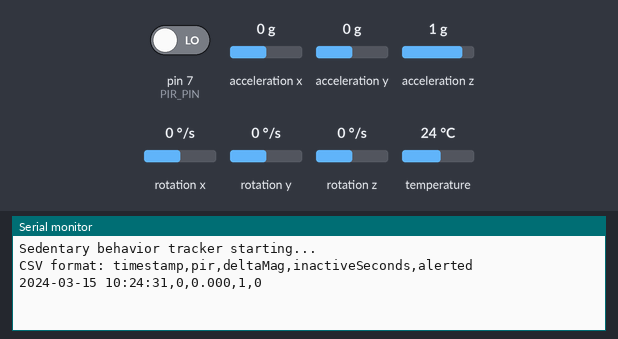
Simulated run of this sketch. Board: Arduino Uno, built with avr-gcc and run on an emulated ATmega328P. Shown: the last lines printed to the serial monitor. The inputs (shaded band) are chosen by the test bench; at power-on: acceleration x 0 g, pin 7 (PIR_PIN) LOW, acceleration y 0 g, acceleration z 1 g, rotation x 0 °/s, rotation y 0 °/s, rotation z 0 °/s, temperature 24 °C. The local clock reads 2024-03-15 10:24:30 at power-on unless the sketch sets it.

Above: at 1.2 s.
1.3 s: acceleration x set to -1.4 g
At 2.6 s:
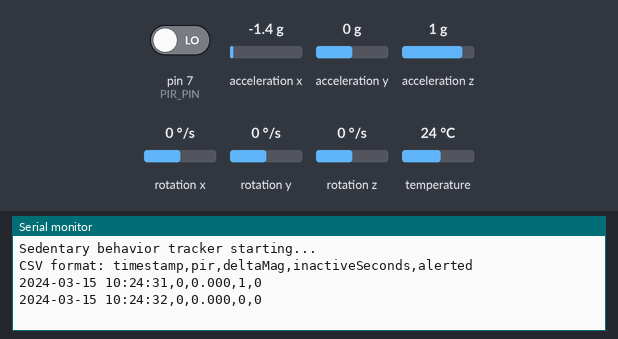
2.8 s: pin 7 (PIR_PIN) driven HIGH
At 4.0 s:
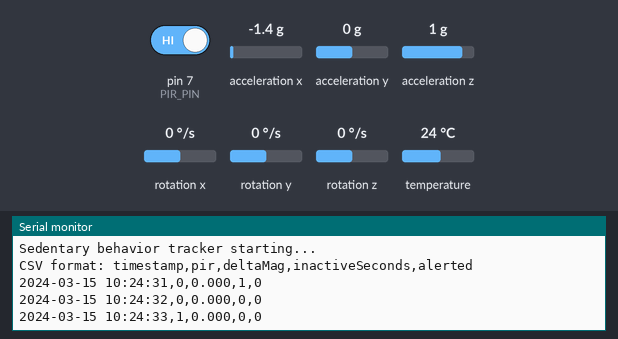
4.3 s: pin 7 (PIR_PIN) driven LOW
At 5.7 s:
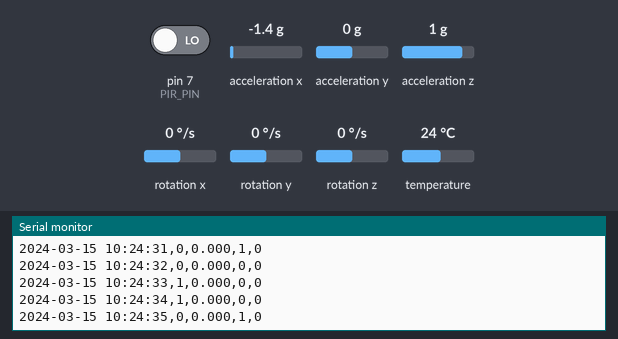
5.8 s: acceleration y set to -1.4 g
At 7.1 s:
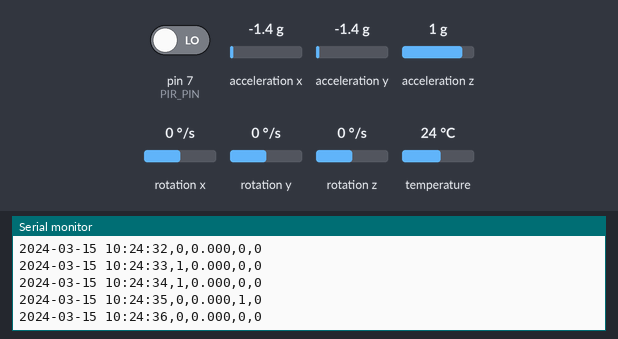
7.3 s: acceleration z set to -1.4 g
At 8.2 s:
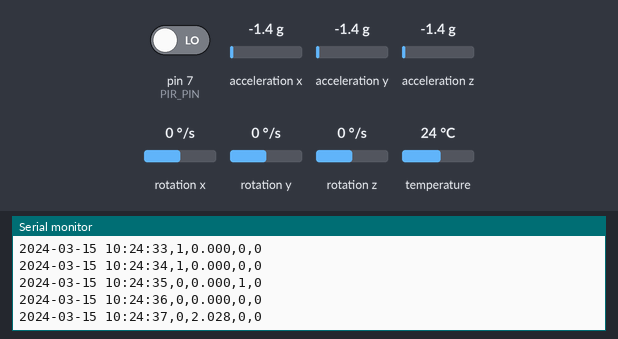
Timing chart, 0 to 9.8 s (numbered marks = the images above; inputs shaded):
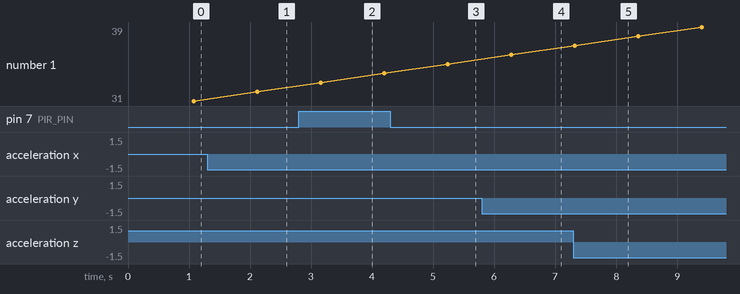

The sketch:

main_arduino.ino
```cpp
// sedentary_tracker.ino
#include <Wire.h>
#include "RTClib.h"
#include <Adafruit_MPU6050.h>
#include <Adafruit_Sensor.h>
#include <math.h>

// ---------- Pin definitions ----------
const int PIR_PIN = 7;     // HC-SR501 OUT pin

// ---------- Objects ----------
RTC_DS3231 rtc;
Adafruit_MPU6050 mpu;

// ---------- Sedentary logic ----------
unsigned long lastMovementMillis = 0;
bool sedentaryAlerted = false;

// Motion sensitivity from MPU6050
const float MOVEMENT_THRESHOLD = 0.5; // m/s^2 change in magnitude

// Sedentary time threshold (FOR TESTING: 20 seconds)
const unsigned long SEDENTARY_THRESHOLD_MS = 20UL * 1000UL;

// For comparing acceleration
float lastAccelMagnitude = 0.0;

// ---- CSV logging settings ----
const unsigned long LOG_INTERVAL_MS = 1000UL; // log once per second

// Prints date-time in ISO-like format: YYYY-MM-DD HH:MM:SS
void printDateTime(const DateTime &dt) {
  Serial.print(dt.year());
  Serial.print("-");
  if (dt.month() < 10) Serial.print("0");
  Serial.print(dt.month());
  Serial.print("-");
  if (dt.day() < 10) Serial.print("0");
  Serial.print(dt.day());
  Serial.print(" ");

  if (dt.hour() < 10) Serial.print("0");
  Serial.print(dt.hour());
  Serial.print(":");
  if (dt.minute() < 10) Serial.print("0");
  Serial.print(dt.minute());
  Serial.print(":");
  if (dt.second() < 10) Serial.print("0");
  Serial.print(dt.second());
}

// Prints the same timestamp but into a char buffer (for CSV line)
void formatDateTime(char *out, size_t outSize, const DateTime &dt) {
  // "YYYY-MM-DD HH:MM:SS" = 19 chars + null terminator
  snprintf(out, outSize, "%04d-%02d-%02d %02d:%02d:%02d",
           dt.year(), dt.month(), dt.day(),
           dt.hour(), dt.minute(), dt.second());
}

void setup() {
  Serial.begin(9600);
  while (!Serial) { ; }

  pinMode(PIR_PIN, INPUT);
  Wire.begin();

  Serial.println("Sedentary behavior tracker starting...");
  Serial.println("CSV format: timestamp,pir,deltaMag,inactiveSeconds,alerted");

  // --- Init RTC ---
  if (!rtc.begin()) {
    Serial.println("ERROR: Could not find DS3231 RTC!");
  } else {
    if (rtc.lostPower()) {
      Serial.println("RTC lost power, setting time to compile time.");
      rtc.adjust(DateTime(F(__DATE__), F(__TIME__)));
    }
  }

  // --- Init MPU at 0x69 ---
  if (!mpu.begin(0x69)) {
    Serial.println("ERROR: Could not find MPU6050 at 0x69!");
  } else {
    mpu.setAccelerometerRange(MPU6050_RANGE_4_G);
    mpu.setGyroRange(MPU6050_RANGE_500_DEG);
    mpu.setFilterBandwidth(MPU6050_BAND_21_HZ);
  }

  lastMovementMillis = millis();
}

void loop() {
  // 1) Read PIR
  int pirValue = digitalRead(PIR_PIN);
  bool pirMotion = (pirValue == HIGH);

  // 2) Read MPU6050 acceleration
  sensors_event_t a, g, temp;
  mpu.getEvent(&a, &g, &temp);

  float ax = a.acceleration.x;
  float ay = a.acceleration.y;
  float az = a.acceleration.z;

  float magnitude = sqrt(ax * ax + ay * ay + az * az);
  float deltaMag = fabs(magnitude - lastAccelMagnitude);
  lastAccelMagnitude = magnitude;

  bool mpuMotion = (deltaMag > MOVEMENT_THRESHOLD);

  // 3) Combine motion sources
  bool anyMotion = pirMotion || mpuMotion;

  unsigned long nowMillis = millis();
  if (anyMotion) {
    lastMovementMillis = nowMillis;
    sedentaryAlerted = false;
  }

  unsigned long inactiveTimeMs = nowMillis - lastMovementMillis;
  unsigned long inactiveSeconds = inactiveTimeMs / 1000UL;

  // 4) Get time
  DateTime now = rtc.now();

  // 5) Log status every 1s as CSV (easy to save to a file on your PC)
  static unsigned long lastLogMillis = 0;
  if (nowMillis - lastLogMillis >= LOG_INTERVAL_MS) {
    lastLogMillis = nowMillis;

    char ts[20];
    formatDateTime(ts, sizeof(ts), now);

    // CSV: timestamp,pir,deltaMag,inactiveSeconds,alerted
    Serial.print(ts);
    Serial.print(",");
    Serial.print(pirValue);
    Serial.print(",");
    Serial.print(deltaMag, 3);
    Serial.print(",");
    Serial.print(inactiveSeconds);
    Serial.print(",");
    Serial.println(sedentaryAlerted ? 1 : 0);
  }

  // 6) Sedentary alert (kept as human-readable block)
  if (inactiveTimeMs > SEDENTARY_THRESHOLD_MS && !sedentaryAlerted) {
    Serial.println("-------------------------------------------------");
    Serial.print("SEDENTARY ALERT at ");
    printDateTime(now);
    Serial.print(" - inactive for ");
    Serial.print(inactiveSeconds);
    Serial.println(" seconds.");
    Serial.println("-------------------------------------------------");
    sedentaryAlerted = true;
  }

  delay(100);
}
```

Measured:
- after the input at 1.3 s, the serial monitor: prints a new line after 0.82 s (image 1)
- after the input at 2.8 s, the serial monitor: prints a new line after 0.36 s (image 2)
- after the input at 4.3 s, the serial monitor: prints a new line after 0.94 s (image 3)
- after the input at 5.8 s, the serial monitor: prints a new line after 0.48 s (image 4)
- after the input at 7.3 s, the serial monitor: prints a new line at once (image 5)
